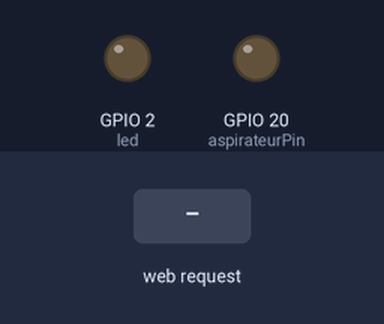
Bench run of a program on a simulated ESP32. Shown: output pins drawn as LEDs (lit = HIGH). Inputs (shaded band) come from the test bench. WiFi joins after 1.5 s; servers stay silent unless stated; storage starts empty; what the program prints to the serial monitor is not drawn.

Above: at 2.7 s.
2.8 s: HTTP request GET /on received
At 3.1 s:
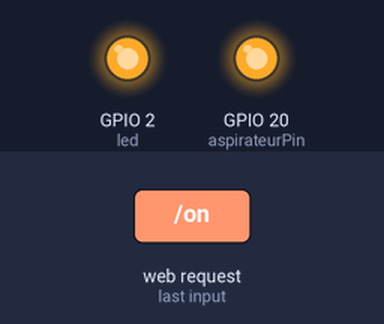
4.3 s: HTTP request GET /off received
At 5.5 s:
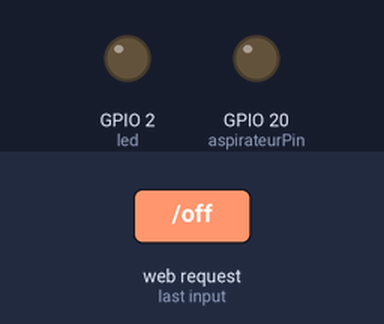
Timing chart, 0 to 7.3 s (numbered marks = the images above; inputs shaded):
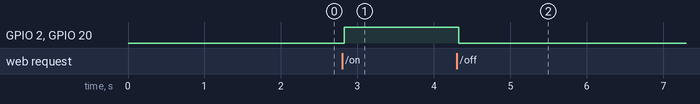

Measured:
- after the input at 2.8 s, GPIO 2 (led), GPIO 20 (aspirateurPin): LOW → HIGH at once
- after the input at 4.3 s, GPIO 2 (led), GPIO 20 (aspirateurPin): HIGH → LOW at once

The program:

main.cpp
```cpp
#include <Arduino.h>
#include <ESPAsyncWebServer.h>


/**
 *The file manager of eps32 // That allows us to upload the html file in eps32
*/
#include <SPIFFS.h>

/**
 * the conf for to connect on the WiFI
 */

const char* ssid ="nom-wifi";
const char* password ="mot-de-pass-du-wifi";

const int led = 2;
const int aspirateurPin = 20;

const int etatVanne = 34;

AsyncWebServer server(80);

void setup() {
 /***************************Serial******************/
 Serial.begin(115200);
 while (!Serial){}
 Serial.println("\n");


/***************************GPIO******************/

pinMode(led, OUTPUT);
digitalWrite(led,LOW);
pinMode(aspirateurPin,OUTPUT);

/********************SPIFFS********************/
    if(!SPIFFS.begin()){
      Serial.println("Erreur SPIFFS");
      return;
    }
 /*****************Optinal **********************/
 /*Opening of the root of the file system*/
 File root = SPIFFS.open("/");
 /*Geting of the fisrt file in this file system*/
 File file = root.openNextFile();
  /*Loop for get all the file */
 while (file)
 {
   Serial.print("File: ");
   Serial.println(file.name());
   file.close();
   file = root.openNextFile();

 }
 /**************Wifi**************************/
WiFi.begin(ssid,password);
Serial.println("Trying to connect");


while (WiFi.status() != WL_CONNECTED)
{
 Serial.println(".");
 delay(100);
}

Serial.println("\n");
Serial.println("Connection established");
Serial.println("Adresse IP : ");
Serial.println(WiFi.localIP());

/******************Server******************/
/**
 *If we tap the link 'Adresse IP' of the eps on the browser of my cellphone wich is already connected on the same  wifi, i get the page index.html
*/
server.on("/",HTTP_GET,[](AsyncWebServerRequest * request){
  request->send(SPIFFS, "/index.html", "text/html");
});

server.on("/w3.css",HTTP_GET,[](AsyncWebServerRequest * request){
  request->send(SPIFFS, "/w3.css", "text/css");
});


server.on("/script.js",HTTP_GET,[](AsyncWebServerRequest * request){
  request->send(SPIFFS, "/script.js", "text/javascript");
});


server.on("/lireEtat",HTTP_GET,[](AsyncWebServerRequest * request){
 int val = analogRead(aspirateurPin);

  String etat = String(val);
  request->send(200, "text/plain",etat);
});


server.on("/on",HTTP_GET,[](AsyncWebServerRequest * request){
  digitalWrite(aspirateurPin,HIGH);
  digitalWrite(led,HIGH);

  request->send(200);
});

server.on("/off",HTTP_GET,[](AsyncWebServerRequest * request){
  digitalWrite(led,LOW);

  digitalWrite(aspirateurPin,LOW);
  request->send(200);
});

server.begin();

Serial.println("Server online");


 }

void loop() {


/**
 *
 *
*/


}
```
